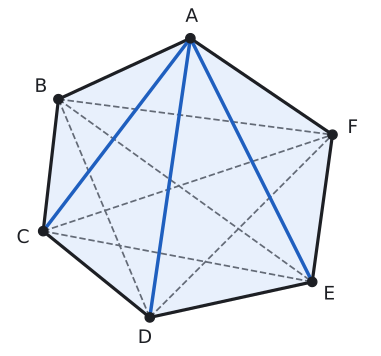

Generate this figure with Python:
import sys; sys.path.insert(0, "tools")
from cizim import *

# Dışbükey ABCDEF altıgeni. A'dan çıkan 3 köşegen (n − 3) mavi, kalan 6 köşegen gri kesikli: toplam 9 = 6·3/2.
P = {"A": (0.0, 3.2), "B": (-2.6, 2.0), "C": (-2.9, -0.6), "D": (-0.8, -2.3), "E": (2.4, -1.6), "F": (2.8, 1.3)}
ad = list(P); V = np.array([P[k] for k in ad])
# dışbükeylik denetimi
for i in range(6):
    a, b, c = V[i], V[(i + 1) % 6], V[(i + 2) % 6]
    d1, d2 = b - a, c - b; assert d1[0] * d2[1] - d1[1] * d2[0] > 0
fig, ax = sekil(5, 4.6)
ax.set_aspect("equal"); ax.axis("off")
ax.add_patch(patches.Polygon(V, closed=True, facecolor=MAVI_ACIK, edgecolor=YAZI, lw=2.4, alpha=1))
for i in range(6):
    for j in range(i + 2, 6):
        if i == 0 and j == 5: continue
        if i == 0:
            ax.plot(*zip(V[i], V[j]), color=MAVI, lw=2.6, zorder=3)
        else:
            ax.plot(*zip(V[i], V[j]), color=SOLUK, lw=1.3, ls="--", zorder=2)
O = V.mean(axis=0)
for k, v in zip(ad, V):
    u = (v - O) / np.linalg.norm(v - O)
    nokta(ax, *v, "", renk=YAZI)
    ax.text(*(v + 0.42 * u), k, ha="center", va="center", fontsize=14)
ax.set_xlim(-3.6, 3.6); ax.set_ylim(-2.9, 3.8)
kaydet(fig, __file__)
